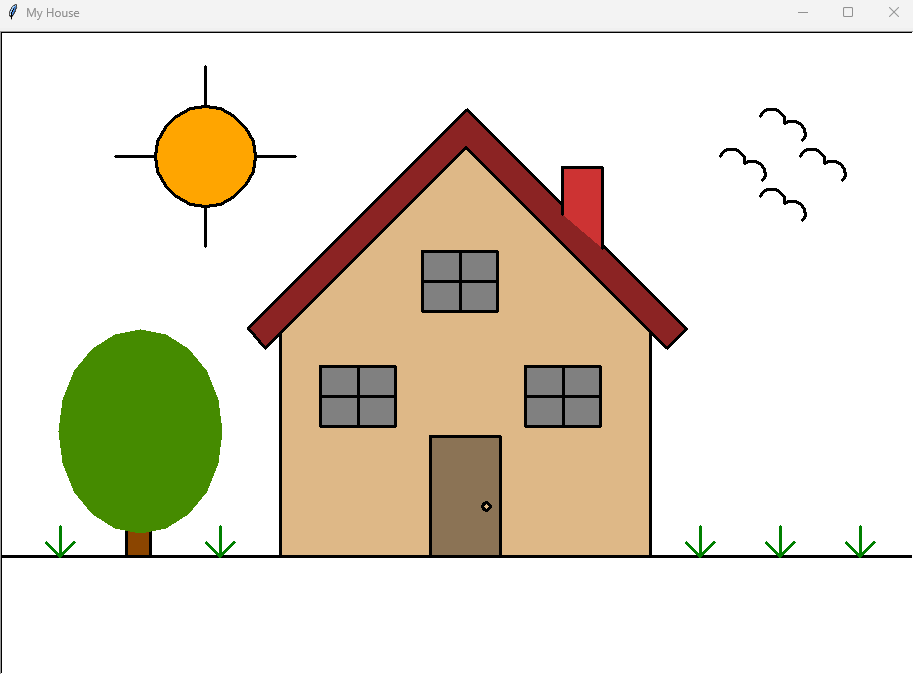

Write Python code to recreate this figure.
import turtle

#House
def retengle(r,length,width):
    for i in range(2):
        r.forward(length)
        r.left(90)
        r.forward(width)
        r.left(90)
def move(m,x,y):
    m.penup()
    m.setposition(x,y)
    m.pendown()
    
def window(w,length,width,x,y):
    james.fillcolor("gray")
    james.begin_fill()
    w.setheading(0)
    move(james,x,y)
    retengle(james,length,width)
    james.end_fill()
    move(james,x,y+width/2)
    w.forward(length)
    w.setheading(90)
    move(james,x+length/2,y)
    w.forward(width)
def door(d,length,width,x,y):
    d.setheading(90)
    retengle(james,length,width)
    move(james,x,y)
    d.circle(4)

def bird(size,x,y):
    move(james,x,y)
    james.setheading(60)
    for i in range(2):
        for i in range (0,18):
            james.forward(size)
            james.right(9)
        james.right(180)  
        james.right(45)

def grass(g,x,y):
    move(james,x,y)
    g.setheading(90)
    g.forward(30)
    g.setposition(x,y)
    g.setheading(135)
    g.forward(20)
    g.setposition(x,y)
    g.setheading(45)
    g.forward(20)


##Window setup
mywindow = turtle.Screen()
mywindow.bgcolor("white")
mywindow.title("My House")
mywindow.setup(920,650)

#Draw time

#make a turtle
james = turtle.Turtle()
james.speed(6)
#pick a color
james.pensize(3)
james.color("black")

#horizontal line
move(james,-480,-200)
james.forward(950)
#shape for house
move(james,-180,25)
james.setheading(270)
james.fillcolor("burlywood")
james.begin_fill()
james.forward(225)
james.left(90)
james.forward(370)
james.left(90)
james.forward(225)
james.setheading(135)
james.forward(260)
james.setheading(225)
james.forward(260)
james.end_fill()
move(james,-180,25)
##roof for the house
move(james,-195,8)
james.fillcolor("brown4")
james.begin_fill()
james.setheading(45)
james.forward(284)
james.setheading(315)
james.forward(284)
james.left(90)
james.forward(28)
james.left(90)
james.forward(310)
james.left(90)
james.forward(310)
james.left(86)
james.forward(26.5)
james.end_fill()

#window
window(james,75,60,-140,-70)
window(james,75,60,65,-70)
window(james,75,60,-38,45)
#door
move(james,40,-200)
james.fillcolor("burlywood4")
james.begin_fill()
door(james,120,70,30,-150)
james.end_fill()
#chimney
move(james,142,108)
james.fillcolor("brown3")
james.begin_fill()
james.forward(81)
james.left(90)
james.forward(40)
james.left(90)
james.forward(47.5)
james.end_fill()
#sun
move(james,-305,200)
james.fillcolor("orange")
james.begin_fill()
james.circle(50)
james.end_fill()
james.setheading(180)
james.forward(40)
move(james,-205,200)
james.setheading(0)
james.forward(40)
move(james,-255,250)
james.setheading(90)
james.forward(40)
move(james,-255,150)
james.setheading(270)
james.forward(40)

#birds
bird(2,260,200)
bird(2,340,200)
bird(2,300,240)
bird(2,300,160)
#grass
james.color("green")
grass(james,-400,-200)
##grass(james,-320,-200)
grass(james,-240,-200)
grass(james,240,-200)
grass(james,320,-200)
grass(james,400,-200)

james.color("black")
#retengle
james.setheading(90)
move(james,-310,-200)
james.fillcolor("darkorange4")
james.begin_fill()
retengle(james,54,24)
james.end_fill()

#ellipse
james.setheading(90)
move(james,-320,-75)
james.color("chartreuse4")
james.shape("circle")
james.shapesize(8,10,4)

#end
turtle.done()
